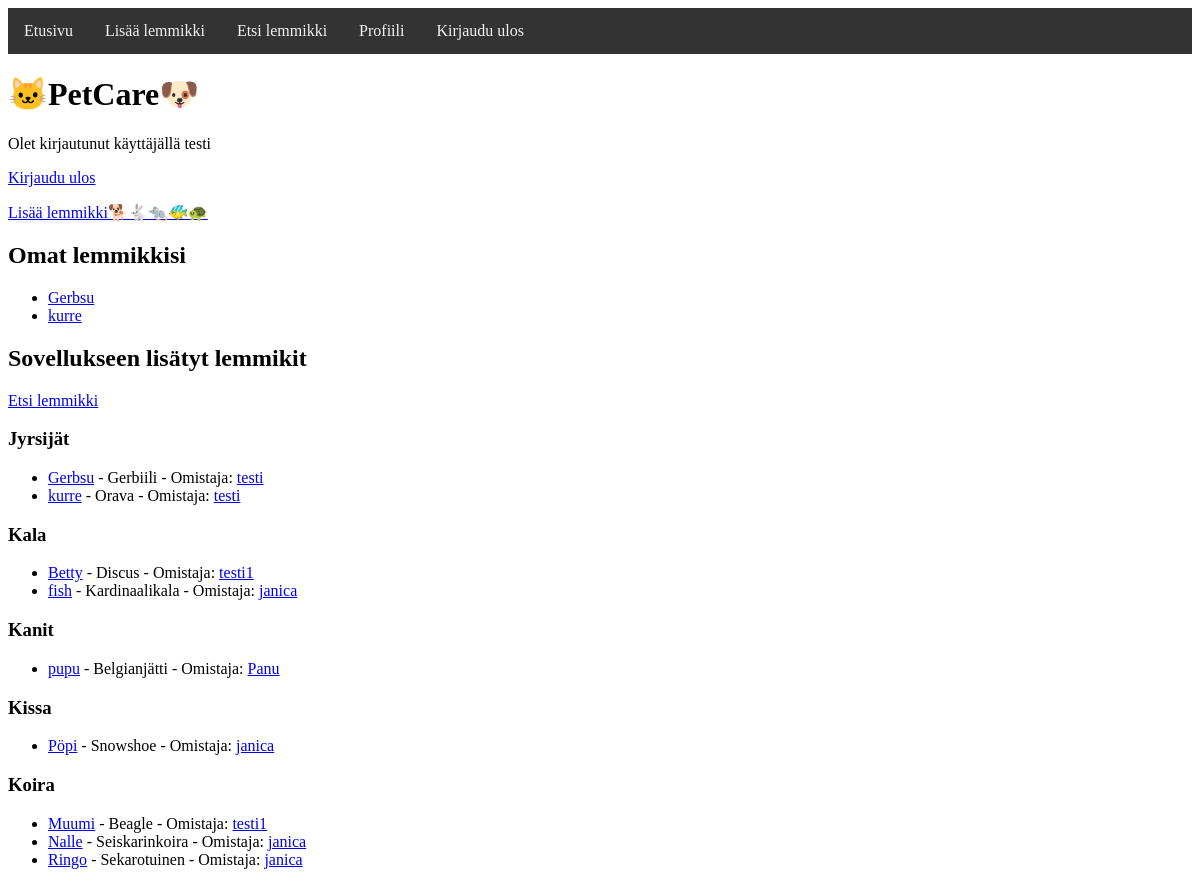
/ (signed in), run on the app's committed database.
### tables this page shows
CREATE TABLE users (
    id INTEGER PRIMARY KEY,
    username TEXT UNIQUE,
    password_hash TEXT
);

CREATE TABLE pets (
    id INTEGER PRIMARY KEY AUTOINCREMENT,
    animal_id INTEGER NOT NULL,
    breed_id INTEGER NOT NULL,
    pet_name TEXT NOT NULL,
    description TEXT, user_id INTEGER REFERENCES users(id),
    FOREIGN KEY (animal_id) REFERENCES animals(id),
    FOREIGN KEY (breed_id) REFERENCES breeds(id)
);

CREATE TABLE animals (
    id INTEGER PRIMARY KEY AUTOINCREMENT,
    name TEXT NOT NULL
);

CREATE TABLE breeds (
    id INTEGER PRIMARY KEY AUTOINCREMENT,
    animal_id INTEGER,
    breed_name TEXT NOT NULL,
    FOREIGN KEY (animal_id) REFERENCES animals(id)
);

### app.py (the view)
@app.route("/")
def index():
    if "username" in session:
        user_pets = pets.get_user_pets()
        all_pets = db.query("""
            SELECT p.id, p.pet_name, b.breed_name, a.name AS animal_name, p.user_id, u.username AS owner_username
            FROM pets p
            JOIN breeds b ON p.breed_id = b.id
            JOIN animals a ON p.animal_id = a.id
            JOIN users u ON p.user_id = u.id
            ORDER BY a.name, p.pet_name
        """)
        grouped_pets = {}
        for pet in all_pets:
            animal = pet["animal_name"]
            grouped_pets.setdefault(animal, []).append(pet)
        return render_template("index.html", pets=user_pets, grouped_pets=grouped_pets)
    else:
        return render_template("index.html", pets=None, grouped_pets=None)

### app.py (called while the page is built)
@app.context_processor
def inject_user_id():
    user_id = None
    if "username" in session:
        result = db.query("SELECT id FROM users WHERE username = ?", [session["username"]])
        if result:
            user_id = result[0][0]
    return dict(session_user_id=user_id)

### db.py (called while the page is built)
def get_connection():
    con = sqlite3.connect("database.db")
    con.execute("PRAGMA foreign_keys = ON")
    con.row_factory = sqlite3.Row
    return con

def query(sql, params=[]):
    con = get_connection()
    result = con.execute(sql, params).fetchall()
    con.close()
    return result

### pets.py (called while the page is built)
def get_user_id():
    if "username" not in session:
        return None
    user_query = db.query("SELECT id FROM users WHERE username = ?", [session["username"]])
    return user_query[0][0] if user_query else None

def get_user_pets():
    user_id = get_user_id()
    if not user_id:
        return []
    return db.query("""
        SELECT p.id, p.pet_name, b.breed_name, p.description
        FROM pets p
        JOIN breeds b ON p.breed_id = b.id
        WHERE p.user_id = ?
        ORDER BY p.pet_name
    """, [user_id])

### templates/index.html (shortened to what this page needs)
{% extends "base.html" %}
{% block content %}
  <h1>🐱PetCare🐶</h1>
  {% if session.username %}
    <p>Olet kirjautunut käyttäjällä {{ session.username }}</p>
    <p><a href="/logout">Kirjaudu ulos</a></p>
    <p><a href="/new_pet">Lisää lemmikki🐕🐇🐀🐠🐢</a></p>
    <h2>Omat lemmikkisi</h2>
    {% if pets %}
      <ul>
        {% for pet in pets %}
          <li><a href="/pet/{{ pet.id }}">{{ pet.pet_name }}</a></li>
        {% endfor %}
      </ul>
    {% else %}
      <p>Sinulla ei ole vielä lisättyjä lemmikkejä.</p>
    {% endif %}
    <h2>Sovellukseen lisätyt lemmikit</h2>
    <p><a href="/find_pet">Etsi lemmikki</a></p>
    {% if grouped_pets %}
      {% for animal, pets in grouped_pets.items() %}
        <h3>{{ animal }}</h3>
        <ul>
          {% for pet in pets %}
            <li>
              <a href="/pet/{{ pet.id }}">{{ pet.pet_name }}</a> - {{ pet.breed_name }}
              - Omistaja: <a href="/user/{{ pet.user_id }}">{{ pet.owner_username }}</a>
            </li>
          {% endfor %}
        </ul>
      {% endfor %}
    {% else %}
      <p>Ei lemmikkejä lisätty vielä.</p>
    {% endif %}
  {% else %}
    <p><b>Tervetuloa!🐾</b></p>
    <p class="link-container">
      <span><a href="/login">Kirjaudu sisään</a></span>
      <span><a href="/register">Luo tunnus</a></span>
    </p>
  {% endif %}
{% endblock %}

### data on the page
users: username "testi"
pets: pet_name "Gerbsu", name "Jyrsijät", breed_name "Gerbiili", owner_username "testi"
pets: pet_name "kurre", breed_name "Orava", owner_username "testi"
pets: name "Kala", pet_name "Betty", breed_name "Discus", owner_username "testi1"
pets: pet_name "fish", breed_name "Kardinaalikala", owner_username "janica"
pets: name "Kanit", pet_name "pupu", breed_name "Belgianjätti", owner_username "Panu"
pets: name "Kissa", pet_name "Pöpi", breed_name "Snowshoe", owner_username "janica"
pets: name "Koira", pet_name "Muumi", breed_name "Beagle", owner_username "testi1"
pets: pet_name "Nalle", breed_name "Seiskarinkoira", owner_username "janica"
pets: pet_name "Ringo", breed_name "Sekarotuinen", owner_username "janica"
